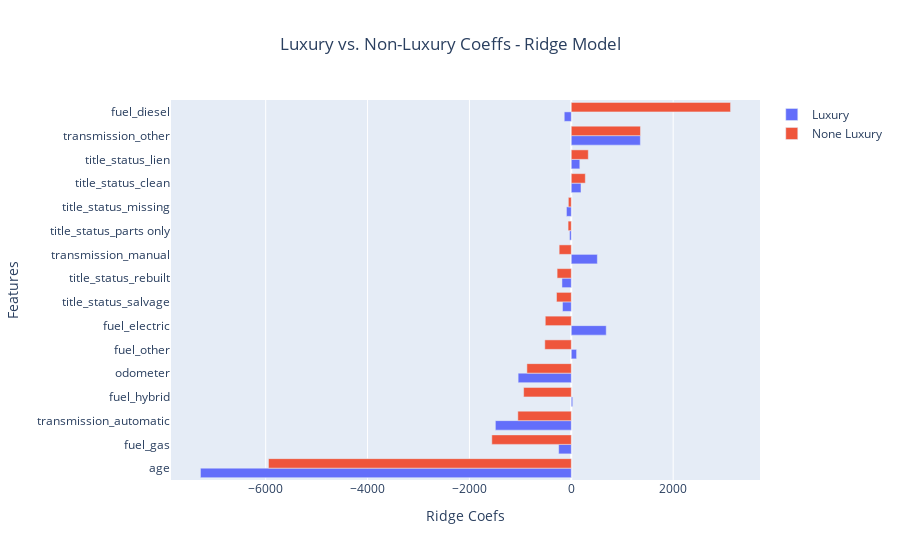

The code cell stored with this chart in its notebook:
### Code cell
import plotly.graph_objects as go

fields1 = feature_names1
values1 = np.ravel(ridge_coefs1)

fields2 = feature_names2
values2 = np.ravel(ridge_coefs2)

# Create a horizontal bar chart
fig = go.Figure()

fig.add_trace(go.Bar(
    y=fields1,
    x=values1,
    orientation='h',
    name='Luxury',
))

fig.add_trace(go.Bar(
    y=fields2,
    x=values2,
    orientation='h',
    name='None Luxury',
))

# Customize the layout
fig.update_layout(
    title='Luxury vs. Non-Luxury Coeffs - Ridge Model',
    title_x=0.5,
    xaxis_title='Ridge Coefs',
    yaxis_title='Features',
)

# Sort the fields for each set of data
sorted_fields1 = [field for _, field in sorted(zip(values1, fields1))]
sorted_fields2 = [field for _, field in sorted(zip(values2, fields2))]

# Update the y-axis category order for each set of data
fig.update_yaxes(categoryorder='array', categoryarray=sorted_fields1, side='left')
fig.update_yaxes(categoryorder='array', categoryarray=sorted_fields2, side='left') 
# Show the chart
fig.show()

### Figure 1 — Plotly figure (JSON) as saved in the notebook; plotly's stock layout.template omitted (floating-point values rounded to 4 significant figures)
{"data": [{"name": "Luxury", "orientation": "h", "type": "bar", "x": [-1044.0, -7281.0, -138.5, 685.8, -248.0, 27.62, 104.0, -1491.0, 511.5, 1356.0, 190.7, 167.3, -95.11, -34.87, -183.6, -172.8], "y": ["odometer", "age", "fuel_diesel", "fuel_electric", "fuel_gas", "fuel_hybrid", "fuel_other", "transmission_automatic", "transmission_manual", "transmission_other", "title_status_clean", "title_status_lien", "title_status_missing", "title_status_parts only", "title_status_rebuilt", "title_status_salvage"]}, {"name": "None Luxury", "orientation": "h", "type": "bar", "x": [-871.6, -5945.0, 3127.0, -510.8, -1560.0, -935.6, -520.1, -1050.0, -238.3, 1358.0, 275.1, 333.7, -57.9, -63.08, -278.2, -290.3], "y": ["odometer", "age", "fuel_diesel", "fuel_electric", "fuel_gas", "fuel_hybrid", "fuel_other", "transmission_automatic", "transmission_manual", "transmission_other", "title_status_clean", "title_status_lien", "title_status_missing", "title_status_parts only", "title_status_rebuilt", "title_status_salvage"]}], "layout": {"title": {"text": "Luxury vs. Non-Luxury Coeffs - Ridge Model", "x": 0.5}, "xaxis": {"title": {"text": "Ridge Coefs"}}, "yaxis": {"categoryarray": ["age", "fuel_gas", "transmission_automatic", "fuel_hybrid", "odometer", "fuel_other", "fuel_electric", "title_status_salvage", "title_status_rebuilt", "transmission_manual", "title_status_parts only", "title_status_missing", "title_status_clean", "title_status_lien", "transmission_other", "fuel_diesel"], "categoryorder": "array", "side": "left", "title": {"text": "Features"}}}}
